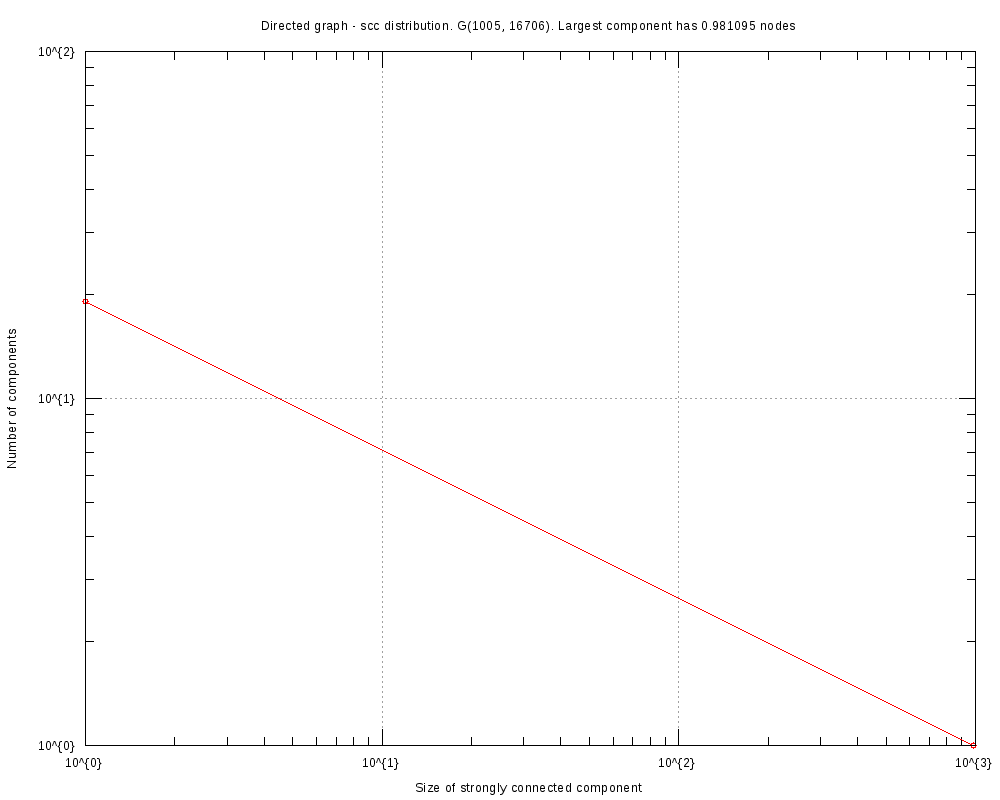

gnuplot code for this plot:
#
# Directed graph - scc distribution. G(1005, 16706). Largest component has 0.981095 nodes (Sun Oct 29 16:33:57 2017)
#

set title "Directed graph - scc distribution. G(1005, 16706). Largest component has 0.981095 nodes"
set key bottom right
set logscale xy 10
set format x "10^{%L}"
set mxtics 10
set format y "10^{%L}"
set mytics 10
set grid
set xlabel "Size of strongly connected component"
set ylabel "Number of components"
set tics scale 2
set terminal png font arial 10 size 1000,800
set output 'scc.EUC.png'
plot 	"scc.EUC.tab" using 1:2 title "" with linespoints pt 6
